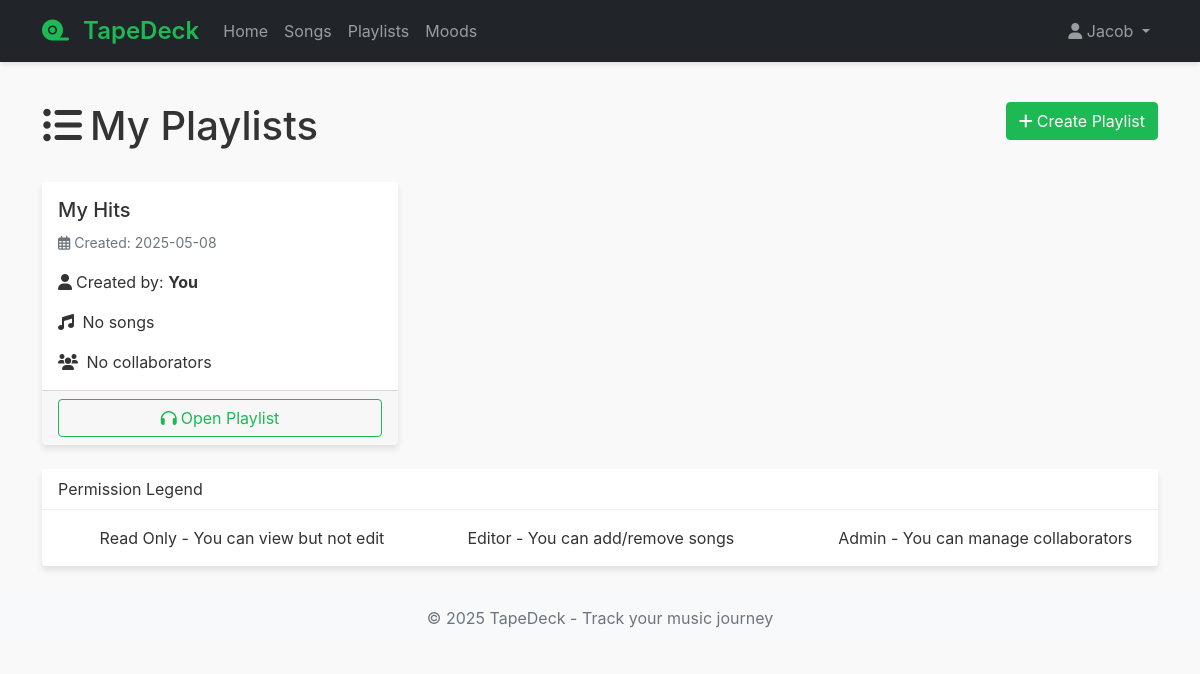
/playlists (signed in), run on an earlier commit of the app's database.
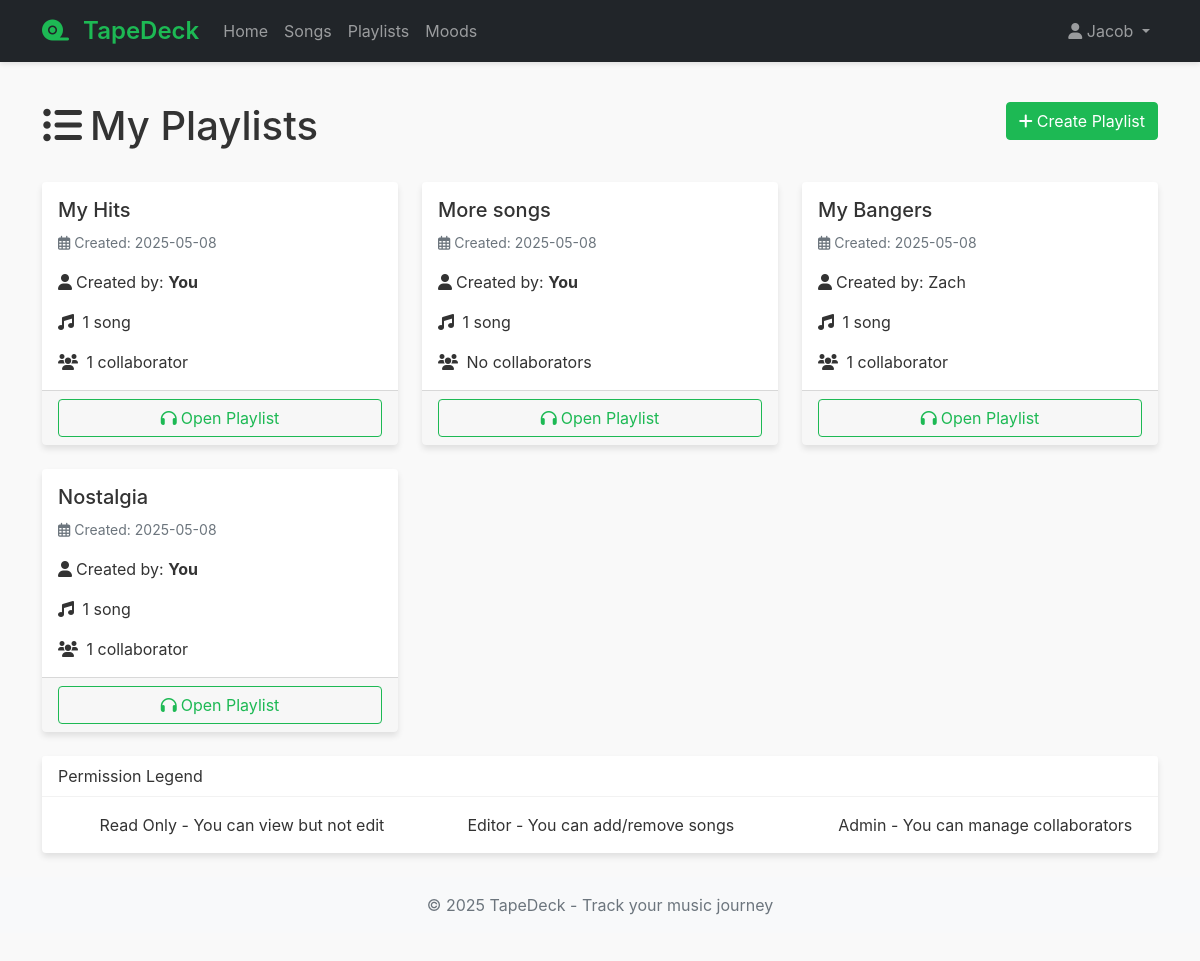
And on a later commit of the database.
### models.py (models this page shows, shortened)
class Playlist(db.Model):
    __tablename__ = 'playlist'
    playlist_id = db.Column(db.Integer, primary_key=True)
    playlist_name = db.Column(db.String(100), nullable=False)
    created_by = db.Column(db.Integer, db.ForeignKey('user.user_id'), nullable=False)
    created_at = db.Column(db.DateTime, default=datetime.utcnow)
    creator = db.relationship('User', foreign_keys=[created_by])

class User(UserMixin, db.Model):
    __tablename__ = 'user'
    user_id = db.Column(db.Integer, primary_key=True)
    email = db.Column(db.String(120), unique=True, nullable=False)
    username = db.Column(db.String(80), unique=True, nullable=False)
    password_hash = db.Column(db.String(128))
    ratings = db.relationship('SongRating', backref='user', lazy=True)
    playlists = db.relationship('Playlist', secondary=playlist_manager, backref=db.backref('users', lazy='dynamic'))
    moods = db.relationship('Mood', backref='user', lazy=True)

### routes.py (the view)
@bp.route('/playlists')
@login_required
def playlists():
    user_playlists = Playlist.query.join(playlist_manager).filter(
        playlist_manager.c.user_id == current_user.user_id
    ).all()
    return render_template('playlists.html', playlists=user_playlists)

### app.py (called while the page is built)
def create_app(config_class=Config):
    app = Flask(__name__)
    app.config.from_object(config_class)
    app.jinja_env.globals.update(enumerate=enumerate)
    db.init_app(app)
    login_manager = LoginManager()
    login_manager.login_view = 'routes.login'
    login_manager.login_message_category = 'info'
    login_manager.init_app(app)
    @login_manager.user_loader
    def load_user(user_id):
        return User.query.get(int(user_id))
    app.register_blueprint(routes_bp)
    with app.app_context():
        db.create_all()
    return app

### templates/playlists.html (shortened to what this page needs)
{% extends "base.html" %}
{% block content %}
<div class="row mb-4">
    <div class="col">
        <h1>
            <i class="fas fa-list-ul me-2"></i>My Playlists
            <a href="{{ url_for('routes.create_playlist') }}" class="btn btn-primary float-end">
                <i class="fas fa-plus me-1"></i>Create Playlist
            </a>
        </h1>
    </div>
</div>
<div class="row row-cols-1 row-cols-md-2 row-cols-lg-3 g-4">
    {% for playlist in playlists %}
    <div class="col">
        <div class="card h-100 playlist-card">
            <div class="card-body">
                <h5 class="card-title">
                    {{ playlist.playlist_name }}
                    {% set permission = playlist.users.filter_by(user_id=current_user.user_id).first().permissions %}
                </h5>
                <p class="card-text text-muted mb-3">
                    <small>
                        <i class="far fa-calendar-alt me-1"></i>Created:
                        {{ playlist.created_at.strftime('%Y-%m-%d') }}
                    </small>
                </p>
                <p class="card-text">
                    <i class="fas fa-user me-1"></i>Created by:
                    {% if playlist.created_by == current_user.user_id %}
                        <span class="fw-bold">You</span>
                    {% else %}
                        {{ playlist.creator.username }}
                    {% endif %}
                </p>
                <p class="card-text">
                    <i class="fas fa-music me-1"></i>
                    {% set song_count = playlist.songs.count() %}
                    {% if song_count == 0 %}
                        No songs
                    {% elif song_count == 1 %}
                        1 song
                    {% else %}
                        {{ song_count }} songs
                    {% endif %}
                </p>
                {% set collaborator_count = playlist.users.count() - 1 %}
                <p class="card-text">
                    <i class="fas fa-users me-1"></i>
                    {% if collaborator_count == 0 %}
                        No collaborators
                    {% elif collaborator_count == 1 %}
                        1 collaborator
                    {% else %}
                        {{ collaborator_count }} collaborators
                    {% endif %}
                </p>
            </div>
            <div class="card-footer">
                <a href="{{ url_for('routes.view_playlist', playlist_id=playlist.playlist_id) }}" class="btn btn-outline-primary w-100">
                    <i class="fas fa-headphones me-1"></i>Open Playlist
                </a>
            </div>
        </div>
    </div>
    {% endfor %}
</div>
{% if playlists %}
<div class="card mt-4">
    <div class="card-header">
        Permission Legend
    </div>
    <div class="card-body">
        <div class="row">
            <div class="col-md-4">
                <span class="badge permission-badge-1 me-2">
                    <i class="fas fa-eye"></i>
                </span>
                Read Only - You can view but not edit
            </div>
            <div class="col-md-4">
                <span class="badge permission-badge-2 me-2">
                    <i class="fas fa-edit"></i>
                </span>
                Editor - You can add/remove songs
            </div>
            <div class="col-md-4">
                <span class="badge permission-badge-3 me-2">
                    <i class="fas fa-crown"></i>
                </span>
                Admin - You can manage collaborators
            </div>
        </div>
    </div>
</div>
{% endif %}
{% endblock %}

What changed in the data, as far as the page shows it:
computed for Playlist "My Hits": text "No songs No collaborators" → "1 song 1 collaborator"
added Playlist: playlist_name "More songs", created_at "2025-05-08", shows "You", shows "1 song", shows "No collaborators"
added Playlist: playlist_name "My Bangers", created_at "2025-05-08", creator.username "Zach", shows "1 song", shows "1 collaborator"
added Playlist: playlist_name "Nostalgia", created_at "2025-05-08", shows "You", shows "1 song", shows "1 collaborator"
